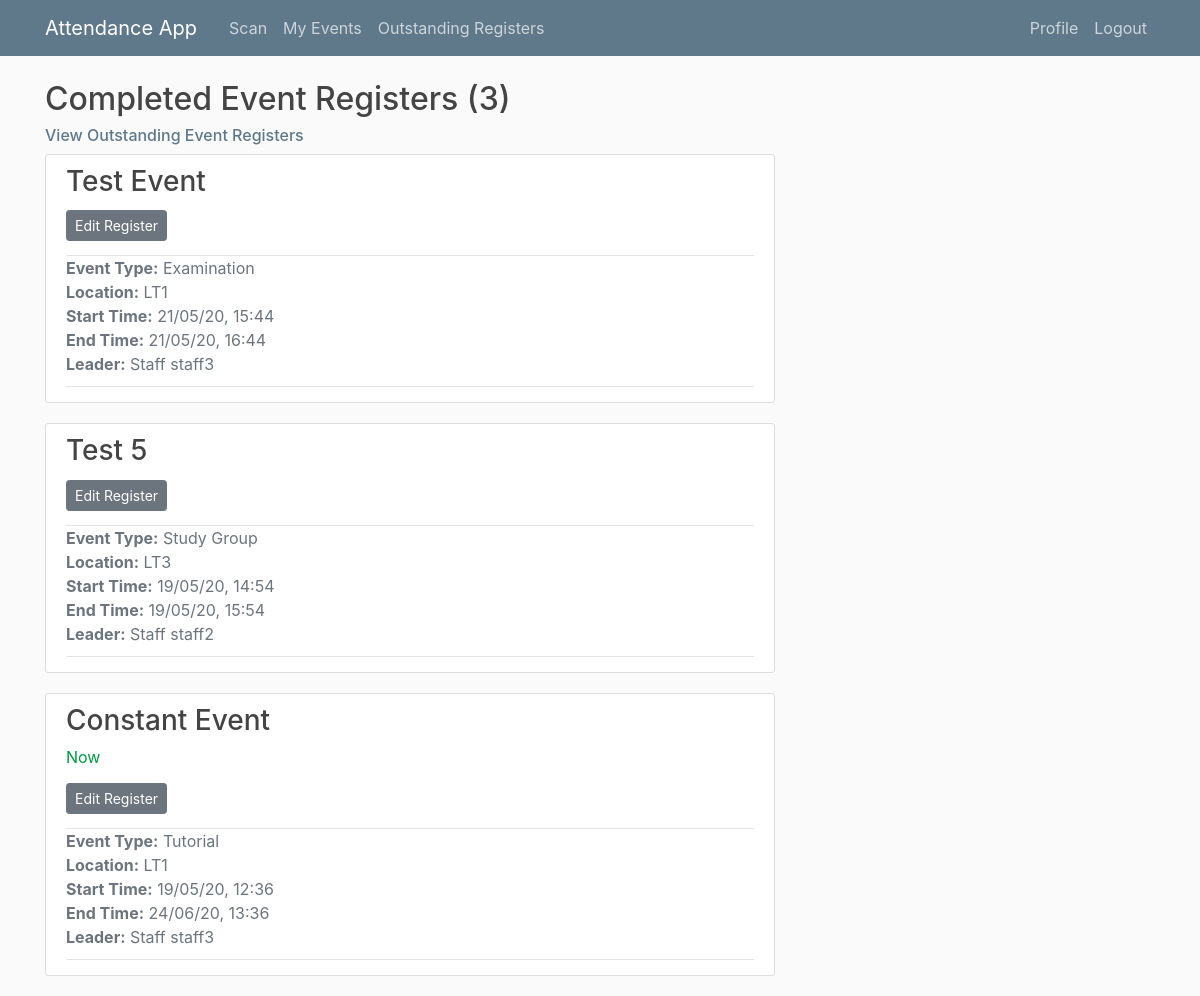
Page /registers/completed/ (signed in) on the earlier database version.
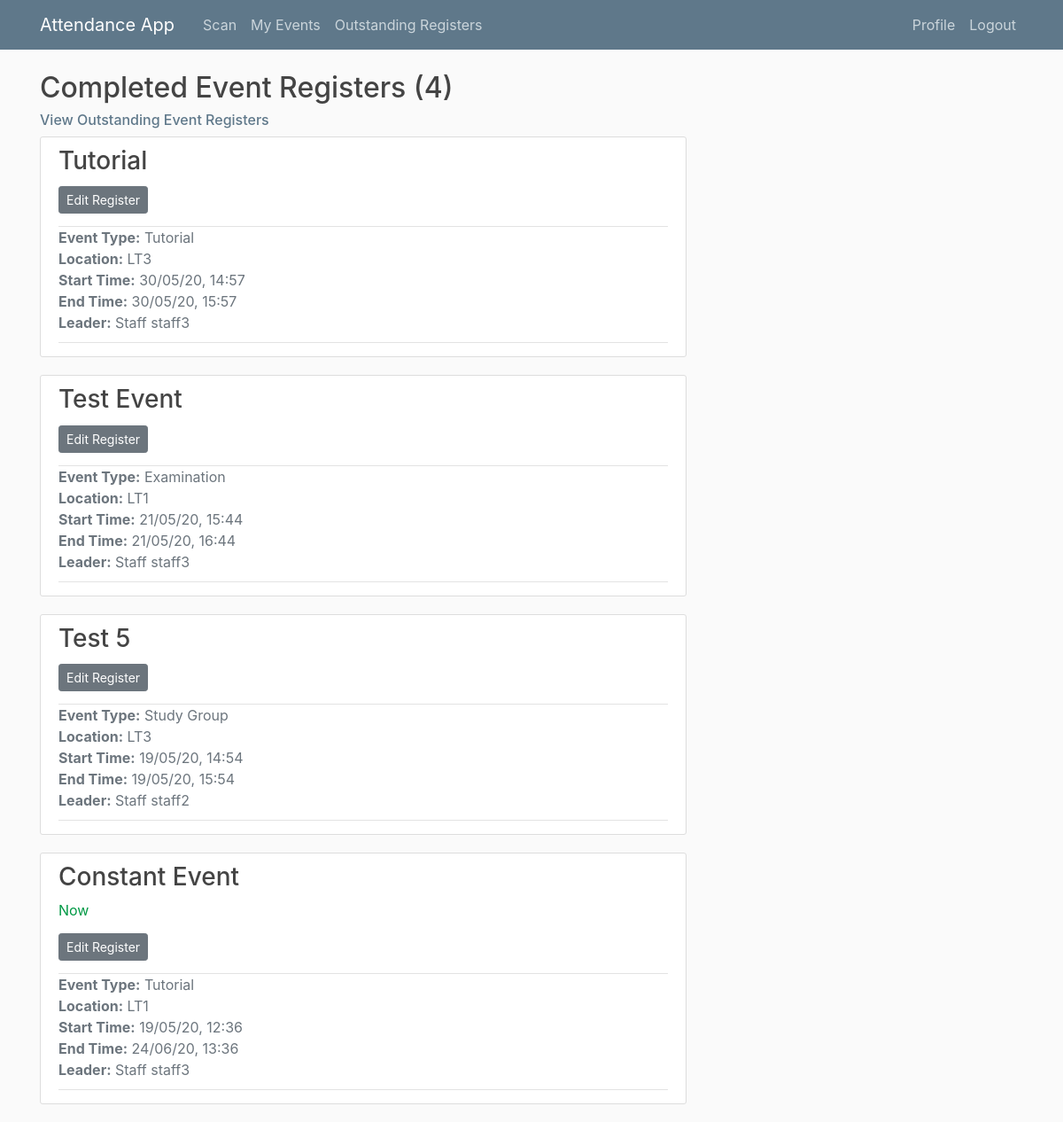
Same page on the later database version.
### main/models.py (models this page shows, shortened)
class Event(models.Model):
    EVENT_TYPES = (
        ('LE', 'Lecture'),
        ('EX', 'Examination'),
        ('TU', 'Tutorial'),
        ('SG', 'Study Group')
    )
    title = models.CharField(max_length = 100)
    event_type = models.CharField(max_length=2, choices=EVENT_TYPES) # Lecture, tutorial, exam or study group
    start_time = models.DateTimeField(default = timezone.now)
    end_time = models.DateTimeField(default = one_hour_ahead)
    location = models.CharField(max_length = 100, null = True)
    leader = models.ForeignKey(Staff, on_delete=models.CASCADE, related_name = 'staff_leader') # Leader must be a staff member
    attendees = models.ManyToManyField(Student, related_name='student_attendees')
    auth_uuid = models.UUIDField(default=uuid.uuid4, editable = False) # Generates authentication hash
    register_taken = models.BooleanField(default = False)
    def happening_now(self):
        if timezone.now() >= self.start_time and timezone.now() < self.end_time:
            return True
        else:
            return False

### users/models.py (models this page shows)
class Staff(models.Model):
    user = models.OneToOneField(User,  on_delete=models.CASCADE) # Each Staff object maps to one account and vice versa
    def __str__(self):
        return f'Staff {self.user.username}'
    class Meta:
        verbose_name_plural = 'Staff' # otherwise default in admin page would be 'Staffs'

### main/views.py (the view)
# urls.py: path('registers/completed/', StaffCompletedRegisterListView.as_view(), name='completed-registers'),
class StaffCompletedRegisterListView(LoginRequiredMixin, UserPassesTestMixin, ListView):
    model = Event
    template_name = 'main/past_register_list.html' # Override the template to search for, default = <app>/<model>_<viewtype>.html (main/event_list.html)
    context_object_name = 'events' # Specify what variable name the objects in the list should be called, so they are looped as they were when using the function based view in the template
    paginate_by = 5 # number of events to display per page
    def get_queryset(self):
        user = self.request.user
        if user.groups.filter(name='Staff').exists():
            return Event.objects.filter(leader=user.staff, start_time__lte=timezone.now(), register_taken=True).exclude(event_type="LE").order_by('-start_time')
        elif user.groups.filter(name='Admin').exists(): # Admin users can view all events
            return Event.objects.filter(start_time__lte=timezone.now(), register_taken=True).exclude(event_type="LE").order_by('-start_time')
    def test_func(self):
        user = self.request.user
        if user.groups.filter(name="Admin") or user.groups.filter(name="Staff"):
            return True
        else:
            return False

### users/templatetags/user_extras.py (called while the page is built)
@register.filter(name='has_group')
def has_group(user, group_name):
    return user.groups.filter(name=group_name).exists()

### main/templates/main/past_register_list.html
{% extends 'main/register_list.html' %}
{% block upcoming_or_past %}
    <h2>Completed Event Registers ({{ page_obj.paginator.count }})</h2>
    <h6><a class="subtitle" href="{% url 'outstanding-registers' %}">View Outstanding Event Registers</a></h6>
{% endblock upcoming_or_past %}
{% block take_or_edit_register %}
    <a class="btn btn-secondary btn-sm mt-1 mb-1" href="{% url 'event-register' event.id %}">Edit Register</a>
{% endblock take_or_edit_register %}

### main/templates/main/register_list.html (shortened to what this page needs)
{% extends 'main/base.html' %}
{% load user_extras %}
{% load event_extras %}
{% block content %}
    {% block upcoming_or_past %}{% endblock upcoming_or_past %}
    {% for event in events %}
        <article class="media content-section">
            <div class="media-body">
                <div class="article-header">
                    <h3><a class="article-title" href="{% url 'event-detail' event.id %}">{{ event.title }}</a></h3>
                    {% if event.happening_now %}
                        <div class="article-status">Now</div>
                    {% endif %}
                    {% block take_or_edit_register %}{% endblock take_or_edit_register %}
                </div>
                <div class="article-metadata">
                    <ul class="list-unstyled">
                        <li class="text-secondary"><b>Event Type:</b> {{ event.get_event_type_display }}</li>
                        <li class="text-muted"><b>Location:</b> {{ event.location }}</li>
                        <li class="text-muted"><b>Start Time:</b> {{ event.start_time|date:"d/m/y, H:i" }}</li>
                        <li class="text-muted"><b>End Time:</b> {{ event.end_time|date:"d/m/y, H:i" }}</li>
                        <li class="text-muted"><b>Leader:</b> {{ event.leader }}</li>
                    </ul>
                </div>
            </div>
        </article>
    {% endfor %}
{% endblock content %}

Differences in the rows shown:
added Event: title "Tutorial", event_type "Tutorial", location "LT3", start_time "30/05/20, 14:57", end_time "30/05/20, 15:57", leader "Staff staff3"
Other differences:
{{ page_obj.paginator.count }}: "3" → "4"
